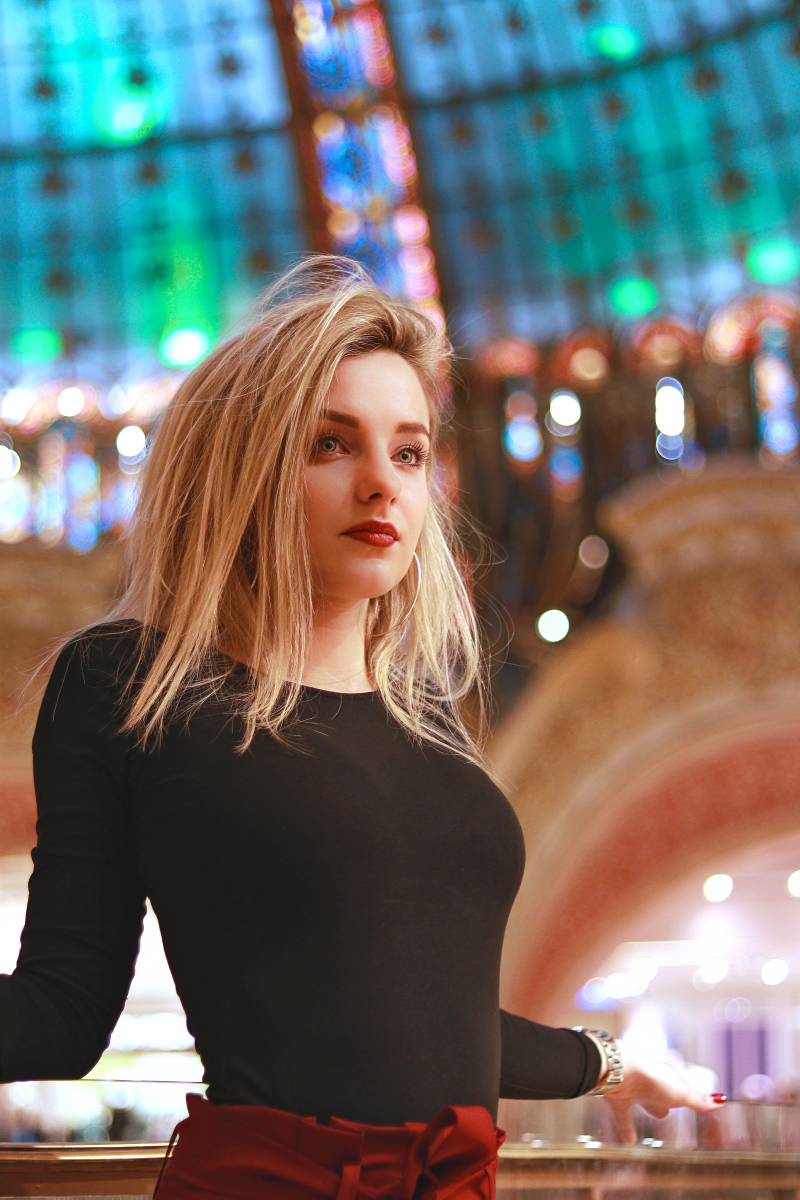
#> input picture OpenCv/Images/girl.jpg, 4000 x 6000 px, found by its file name (shown at 1/5 size)
$ python img_transformation.py
#> lines starting #> are read from the running program, lines starting #| are printed output that depends on the picture
import cv2 as cv
import numpy as np


image = cv.imread('Images\girl.jpg')
#> image is the input picture: shape (6000, 4000, 3); mean B, G, R 105.8, 111.1, 111.3


img = cv.resize(image, (500,700), interpolation=cv.INTER_CUBIC )
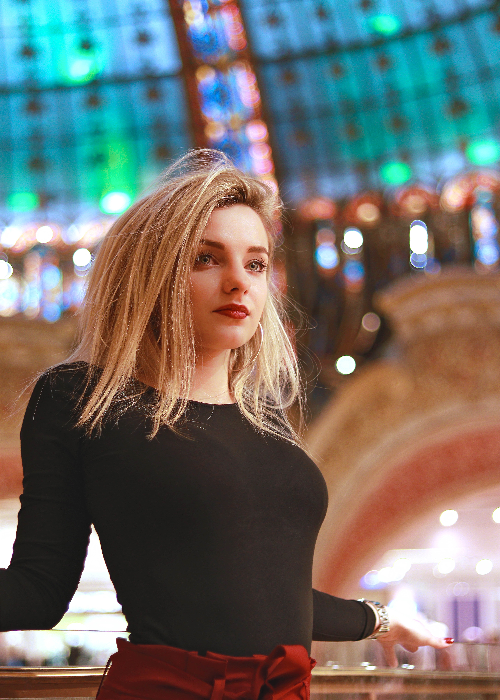
#> img: shape (700, 500, 3); mean B, G, R 105.8, 111.1, 111.2
cv.imshow('resize',img)


def translate(ima, x, y):
    transMat = np.float32([[1,0,x],[0,1,y]])
    dimensions = (ima.shape[1], ima.shape[0])
    return cv.warpAffine(ima, transMat, dimensions)


def rotate( img, angle, rotCenter = None):
    hight , width = img.shape[:2]

    if rotCenter is None:
        rotCenter = (hight//2, width//2)

    rotMat = cv.getRotationMatrix2D(rotCenter ,angle,1.0)

    return cv.warpAffine(img,rotMat,rotCenter)

# # Resizeing
# resize = cv.resize(img, (300,300))

# flipping
# 1 = horizontaly
# 0 = vitericaly
#-1 = both
flip = cv.flip(img, 0)
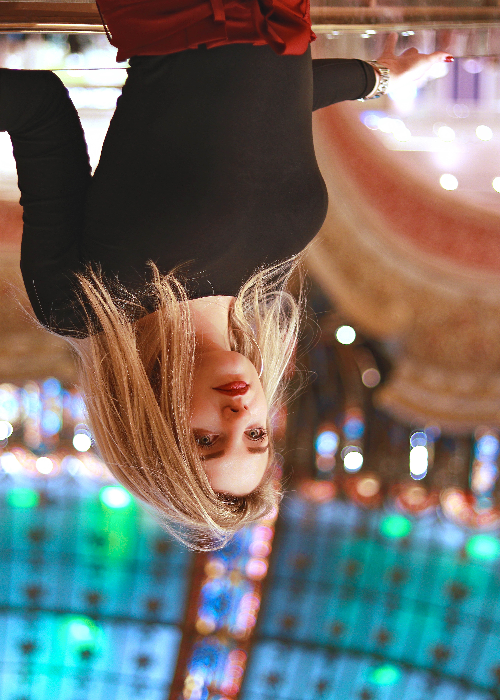
#> flip: shape (700, 500, 3); mean B, G, R 105.8, 111.1, 111.2
cv.imshow("img", flip)

# crop image
crop = img[200:400, 300:400]
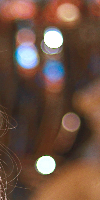
#> crop: shape (200, 100, 3); mean B, G, R 65.4, 80.6, 109.6

trans = rotate(img,-1)
#> in rotate, `return cv.warpAffine(img,rotMat,rotCenter)`:
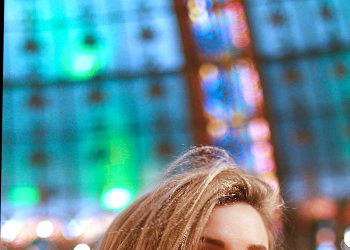
#> returned value: shape (250, 350, 3); mean of channels 0, 1, 2 154.8, 144.2, 96.7; drawn as B, G, R
cv.imshow('translate', trans)

cv.waitKey(0)

$ run again, with OpenCv/Images/b1.jpg copied over OpenCv/Images/girl.jpg
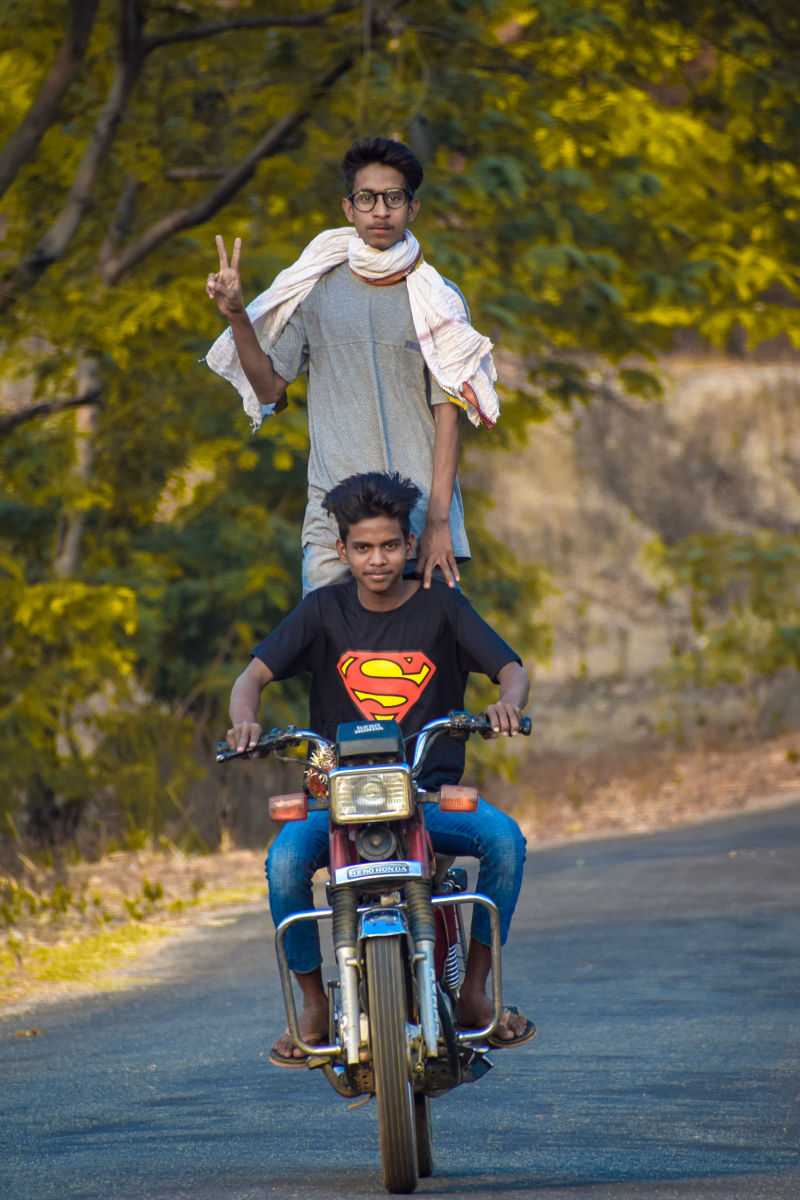
#> input picture OpenCv/Images/b1.jpg, 4000 x 6000 px, found by its file name (shown at 1/5 size)
#> image is the input picture: shape (6000, 4000, 3); mean B, G, R 72.4, 94.5, 98.4
#> `crop = img[200:400, 300:400]`:
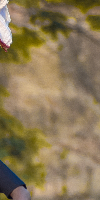
#> crop: shape (200, 100, 3); mean B, G, R 87.3, 121.2, 139.2
#> in rotate, `return cv.warpAffine(img,rotMat,rotCenter)`:
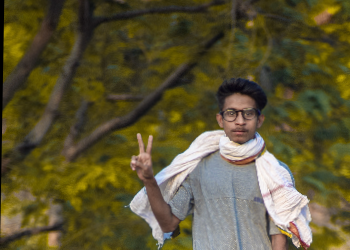
#> returned value: shape (250, 350, 3); mean of channels 0, 1, 2 52.2, 85.7, 93; drawn as B, G, R

$ run again, with OpenCv/Images/c1.jpg copied over OpenCv/Images/girl.jpg
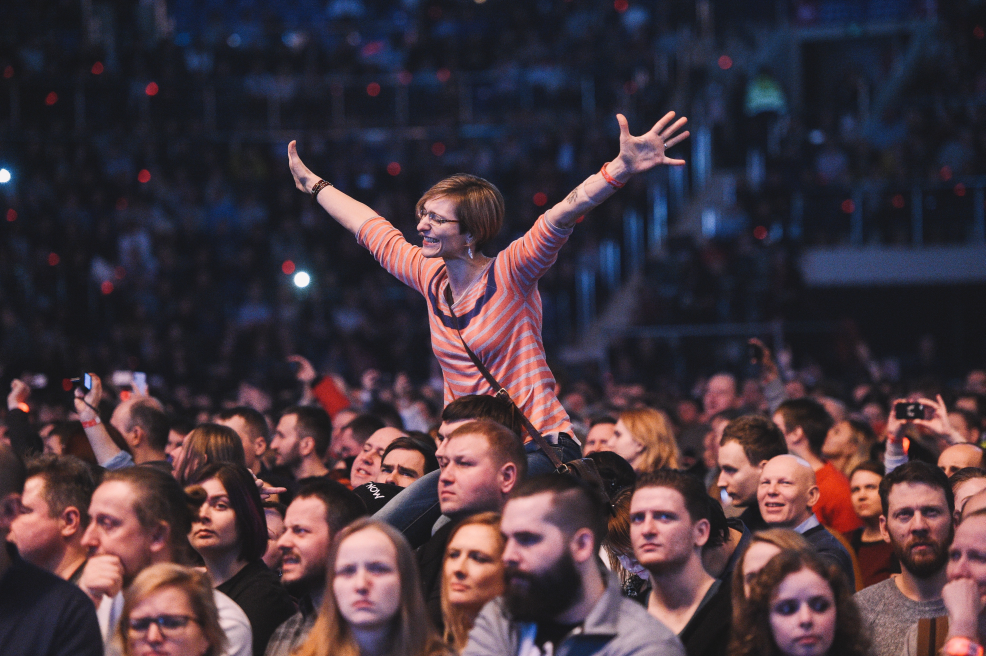
#> input picture OpenCv/Images/c1.jpg, 4928 x 3280 px, found by its file name (shown at 1/5 size)
#> image is the input picture: shape (3280, 4928, 3); mean B, G, R 62.7, 54.7, 70.2
#> `crop = img[200:400, 300:400]`:
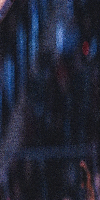
#> crop: shape (200, 100, 3); mean B, G, R 53.3, 37.7, 34
#> in rotate, `return cv.warpAffine(img,rotMat,rotCenter)`:
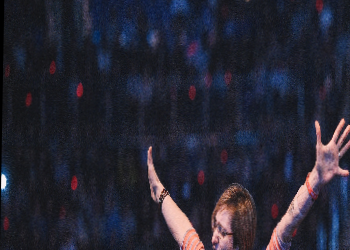
#> returned value: shape (250, 350, 3); mean of channels 0, 1, 2 51.4, 38.9, 39.3; drawn as B, G, R

$ run again, with OpenCv/Images/c2.jpg copied over OpenCv/Images/girl.jpg
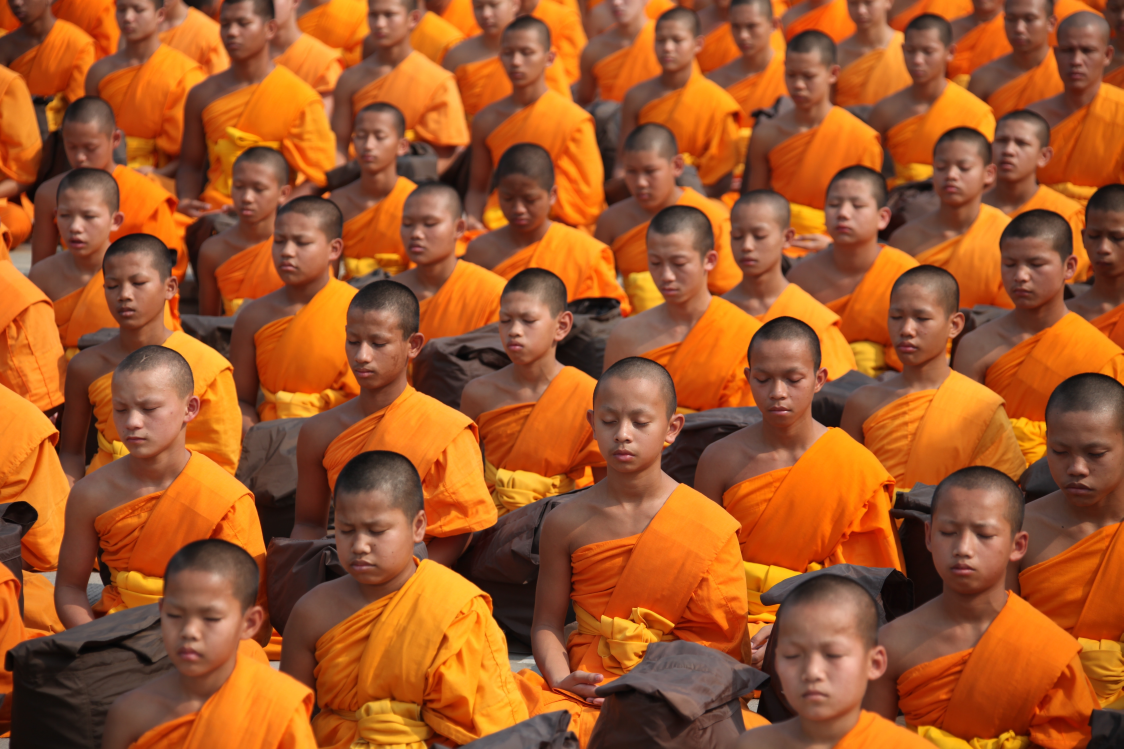
#> input picture OpenCv/Images/c2.jpg, 5616 x 3744 px, found by its file name (shown at 1/5 size)
#> image is the input picture: shape (3744, 5616, 3); mean B, G, R 41.6, 87.8, 160.6
#> `crop = img[200:400, 300:400]`:
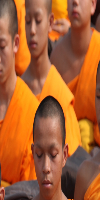
#> crop: shape (200, 100, 3); mean B, G, R 50.2, 97.9, 170.4
#> in rotate, `return cv.warpAffine(img,rotMat,rotCenter)`:
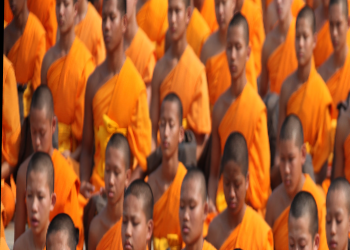
#> returned value: shape (250, 350, 3); mean of channels 0, 1, 2 43.5, 91.4, 167.4; drawn as B, G, R
